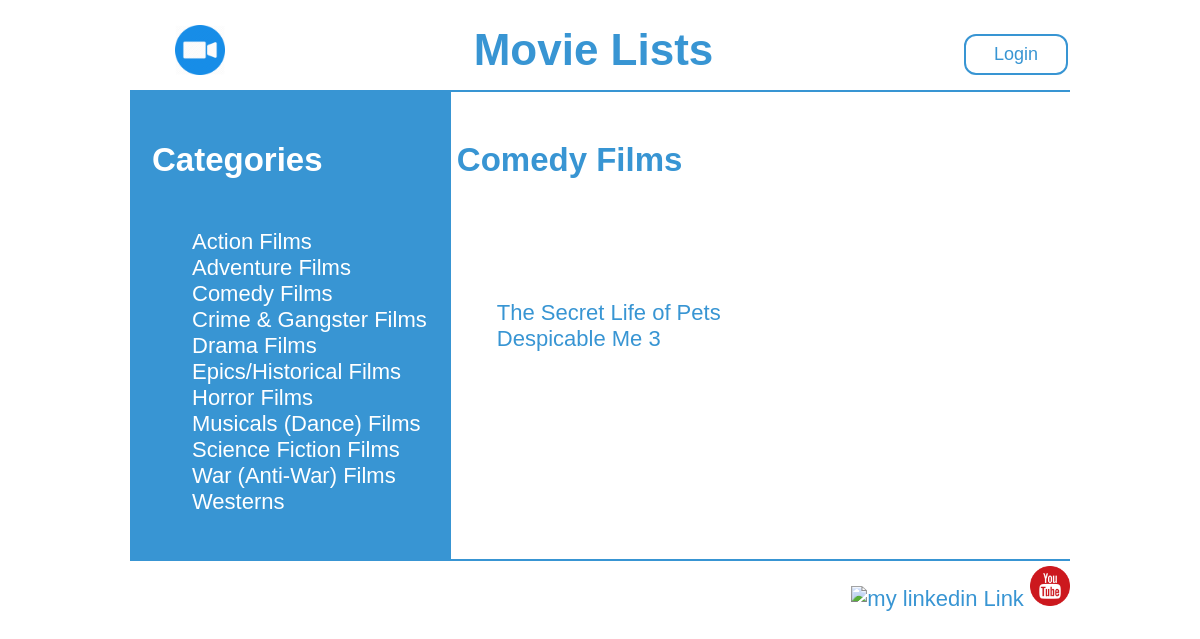
The page /catalog/3 on the database its author committed.
### database_setup.py (models this page shows, shortened)
class Categories(Base):
    __tablename__ = 'categories'
    id = Column(Integer, primary_key=True)
    name = Column(String(250), nullable=False)
    user_id = Column(Integer, ForeignKey('user.id'))
    user = relationship(User)

class CategoryItem(Base):
    __tablename__ = 'category_item'
    name = Column(String(80), nullable=False)
    id = Column(Integer, primary_key=True)
    description = Column(String(250))
    categories_id = Column(Integer, ForeignKey('categories.id'))
    categories = relationship(Categories, single_parent=True)
    user_id = Column(Integer, ForeignKey('user.id'))
    user = relationship(User)

### project.py (the view)
@app.route('/catalog/<int:categories_id>')
def showCategories(categories_id):
    allcategories = session.query(Categories).all()
    categories = session.query(Categories).filter_by(id=categories_id).one()
    items = session.query(CategoryItem).filter_by(categories_id=categories.id)
    return render_template('category.html', categories=categories, items=items,
                           allcategories=allcategories)

### templates/category.html (shortened to what this page needs)
{% include "header.html" %}
<nav>
  <h2>Categories</h2>
  <ul>
    {% for i in allcategories %}
    <li>
      <a href = "{{url_for('showCategories', categories_id = i.id)}}" style="color:black">{{i.name}}</a>
    </li>
    {% endfor %}
  </ul>
</nav>
<article>
  <h2>{{categories.name}}</h2>
  <ul>
    {% for i in items %}
    <li>
      <a href = "{{url_for('showItem', categories_id=categories.id ,items_id=i.id)}}" style="color:black">{{i.name}}</a>
    </li>
    {% endfor %}
  </ul>
</article>
{% include "footer.html" %}
</body>
</html>

### static/styles.css (style rules this page uses)
* { color: #3895D3 !important; }
a:link { text-decoration: none; }
nav { max-width: 30%; margin: 0; padding: 1em; border-right: 2px solid #3895D3; display: inline-grid; background: #3895D3; }
nav h2,nav ul li a { color: #fff !important; }
ul { list-style: none; }
article { padding-top: 20px; min-height: 428px; max-height: 400px; width: 65%; display: inline-grid; }
body { position: absolute; left: 10%; right: 10%; padding: 5px; margin: 5px; font-family: 'Arial'; font-size: 22px; }

### rows shown on the page
Categories: name "Action Films"
Categories: name "Adventure Films"
Categories: name "Comedy Films"
Categories: name "Crime & Gangster Films"
Categories: name "Drama Films"
Categories: name "Epics/Historical Films"
Categories: name "Horror Films"
Categories: name "Musicals (Dance) Films"
Categories: name "Science Fiction Films"
Categories: name "War (Anti-War) Films"
Categories: name "Westerns"
CategoryItem: name "The Secret Life of Pets"
CategoryItem: name "Despicable Me 3"
